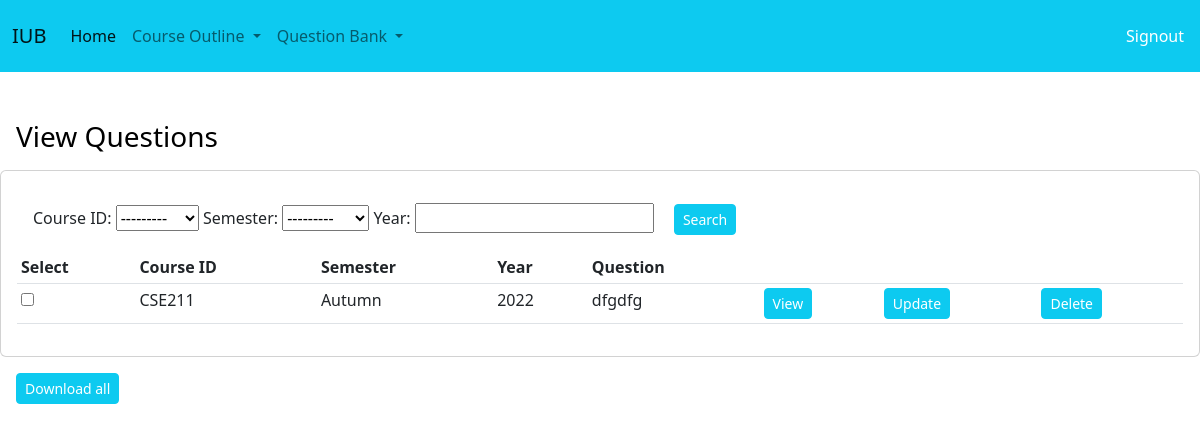
The page /drafts/ on the database as committed earlier.
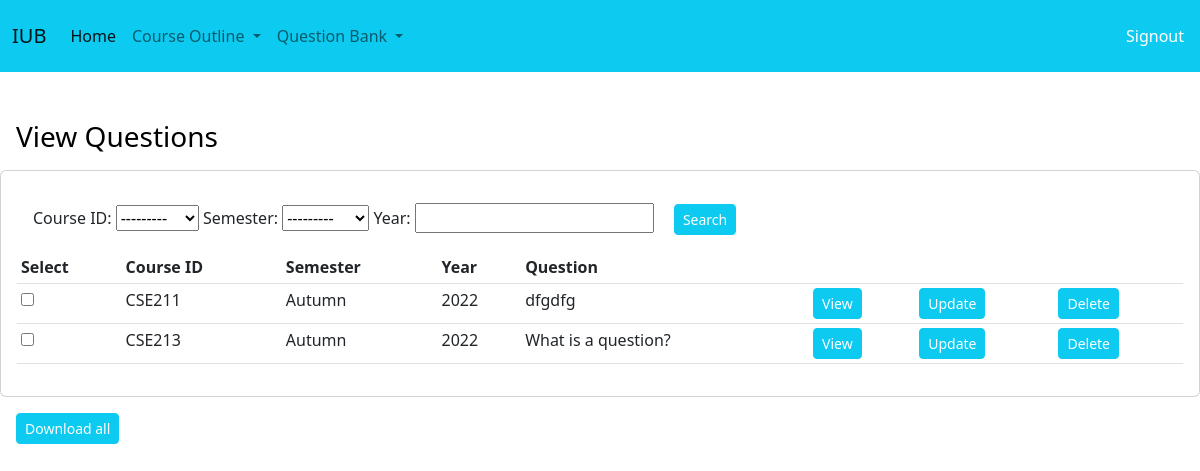
The same page on the database as committed later.
### bank/models.py (models this page shows, shortened)
class Question(models.Model):
    SEMS=(
        ('Summer','Summer'),
        ('Spring','Spring'),
        ('Autumn', 'Autumn')
    )
    semester=models.CharField(max_length=6, choices=SEMS)
    year=models.IntegerField(default=2022)
    duration=models.CharField(max_length=10)
    question=models.TextField()
    mark=models.FloatField()
    course_ID=models.OneToOneField(Course,on_delete=models.CASCADE,related_name="q_course")

class Course(models.Model):
    courseID=models.CharField(max_length=6, null=False,unique=True)
    courseName=models.CharField(max_length=50)
    credits=models.IntegerField()
    programID=models.ForeignKey(Program,on_delete=models.CASCADE,related_name="course_prog")
    course_deptID=models.ForeignKey(Department,on_delete=models.CASCADE,related_name="course_dep")
    def __str__(self):
        return self.courseID

### bank/views.py (the view)
# urls.py: path('drafts/', views.drafts,name="drafts_"),
def drafts(request):
    questions=Question.objects.all()
    myFilter=QuestionFilter(request.GET, queryset=questions)
    questions=myFilter.qs
    context={'questions':questions,'myFilter':myFilter}
    return render(request, 'bank/viewQuestions.html',context)

### bank/templates/bank/viewQuestions.html (shortened to what this page needs)
{% extends 'bank/base.html' %}
{% block title %}
View Questions
{% endblock %}
{% block content %}
    <div class="mt-3 card card-body">
        <form method="get">
            <div class="p-3">{{myFilter.form}}
            <button class="ms-3 btn btn-sm btn-info text-white" type="submit">Search</button>
            </div>
        </form>
        <table class="table table-sm">
            <tr>
				<th>Select</th>
                <th>Course ID</th>
                <th>Semester</th>
                <th>Year</th>
                <th>Question</th>
                <th></th>
                <th></th>
				<th></th>
            </tr>
            {% for ques in questions %}
            <tr id="{{ques.id}}">
				<td><input type="checkbox" name="question_id[]" class="questionscheck" id="selected_questions" value="{{ques.pk}}" /></td>
                <td>{{ques.course_ID}}</td>
                <td>{{ques.semester}}</td>
                <td>{{ques.year}}</td>
                <td>{{ques.question}}</td>
                <td><a class="btn btn-sm btn-info text-white" href="{% url 'show_Question' ques.id %}">View</a></td>
                <td><a class="btn btn-sm btn-info text-white" href="{% url 'update_Question' ques.id %}">Update</a></td>
                <td><a class="btn btn-sm btn-info text-white" href="{% url 'delete_Question' ques.id %}">Delete</a></td>
            </tr>
            {% endfor %}
        </table>
    </div>
    <td><a class="mt-3 ms-3 btn btn-sm btn-info text-white" href="{% url 'question_pdf' %}">Download all</a></td>
    {% endblock %}

Rows that differ between the two databases and show on the page:
added Question: course_ID "CSE213", semester "Autumn", year "2022", question "What is a question?"
